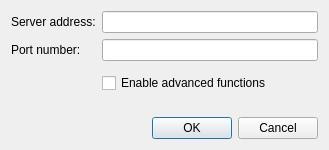
<?xml version="1.0" encoding="UTF-8"?>
<ui version="4.0">
 <class>ConnectDlg</class>
 <widget class="QDialog" name="ConnectDlg">
  <property name="windowModality">
   <enum>Qt::ApplicationModal</enum>
  </property>
  <property name="geometry">
   <rect>
    <x>0</x>
    <y>0</y>
    <width>329</width>
    <height>150</height>
   </rect>
  </property>
  <property name="windowTitle">
   <string>Connection</string>
  </property>
  <property name="modal">
   <bool>true</bool>
  </property>
  <layout class="QVBoxLayout" name="verticalLayout">
   <item>
    <layout class="QFormLayout" name="formLayout">
     <property name="sizeConstraint">
      <enum>QLayout::SetMinimumSize</enum>
     </property>
     <property name="fieldGrowthPolicy">
      <enum>QFormLayout::ExpandingFieldsGrow</enum>
     </property>
     <property name="formAlignment">
      <set>Qt::AlignCenter</set>
     </property>
     <property name="horizontalSpacing">
      <number>6</number>
     </property>
     <property name="verticalSpacing">
      <number>6</number>
     </property>
     <property name="topMargin">
      <number>0</number>
     </property>
     <item row="0" column="0">
      <widget class="QLabel" name="tcpAddressLabel">
       <property name="text">
        <string>Server address:</string>
       </property>
      </widget>
     </item>
     <item row="0" column="1">
      <widget class="QLineEdit" name="tcpAddressEdit"/>
     </item>
     <item row="1" column="0">
      <widget class="QLabel" name="tcpPortLabel">
       <property name="text">
        <string>Port number:</string>
       </property>
      </widget>
     </item>
     <item row="1" column="1">
      <widget class="QLineEdit" name="tcpPortEdit"/>
     </item>
     <item row="2" column="1">
      <widget class="QWidget" name="configFileWidget" native="true">
       <property name="sizePolicy">
        <sizepolicy hsizetype="Preferred" vsizetype="MinimumExpanding">
         <horstretch>0</horstretch>
         <verstretch>0</verstretch>
        </sizepolicy>
       </property>
       <layout class="QHBoxLayout" name="horizontalLayout">
        <property name="spacing">
         <number>6</number>
        </property>
        <property name="margin">
         <number>0</number>
        </property>
       </layout>
      </widget>
     </item>
     <item row="3" column="1">
      <widget class="QCheckBox" name="enabledAdvancedFunctionCheck">
       <property name="text">
        <string>Enable advanced functions</string>
       </property>
      </widget>
     </item>
    </layout>
   </item>
   <item>
    <spacer name="verticalSpacer">
     <property name="orientation">
      <enum>Qt::Vertical</enum>
     </property>
     <property name="sizeHint" stdset="0">
      <size>
       <width>20</width>
       <height>40</height>
      </size>
     </property>
    </spacer>
   </item>
   <item>
    <layout class="QHBoxLayout" name="horizontalLayout_2">
     <property name="spacing">
      <number>0</number>
     </property>
     <property name="topMargin">
      <number>0</number>
     </property>
     <item>
      <widget class="QDialogButtonBox" name="buttonBox">
       <property name="orientation">
        <enum>Qt::Horizontal</enum>
       </property>
       <property name="standardButtons">
        <set>QDialogButtonBox::Cancel|QDialogButtonBox::Ok</set>
       </property>
      </widget>
     </item>
    </layout>
   </item>
  </layout>
 </widget>
 <resources/>
 <connections>
  <connection>
   <sender>buttonBox</sender>
   <signal>accepted()</signal>
   <receiver>ConnectDlg</receiver>
   <slot>accept()</slot>
   <hints>
    <hint type="sourcelabel">
     <x>248</x>
     <y>254</y>
    </hint>
    <hint type="destinationlabel">
     <x>157</x>
     <y>274</y>
    </hint>
   </hints>
  </connection>
  <connection>
   <sender>buttonBox</sender>
   <signal>rejected()</signal>
   <receiver>ConnectDlg</receiver>
   <slot>reject()</slot>
   <hints>
    <hint type="sourcelabel">
     <x>316</x>
     <y>260</y>
    </hint>
    <hint type="destinationlabel">
     <x>286</x>
     <y>274</y>
    </hint>
   </hints>
  </connection>
 </connections>
</ui>
